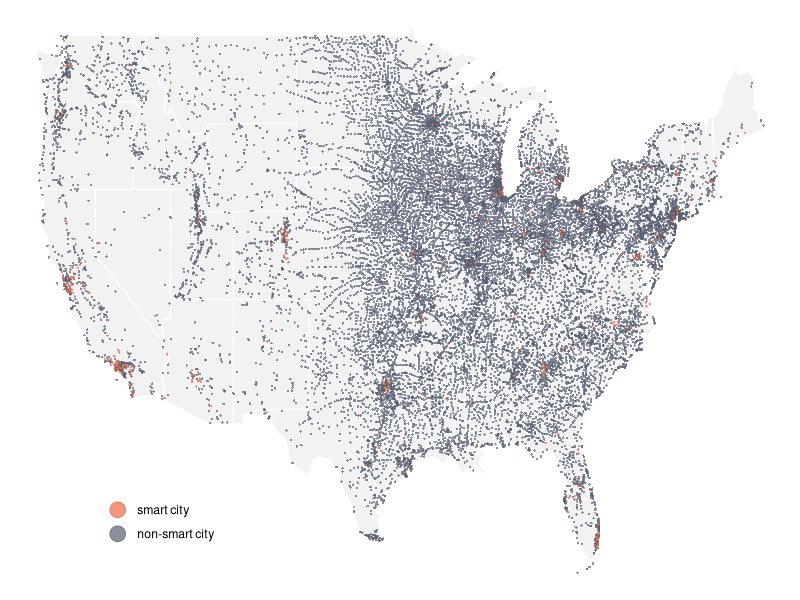
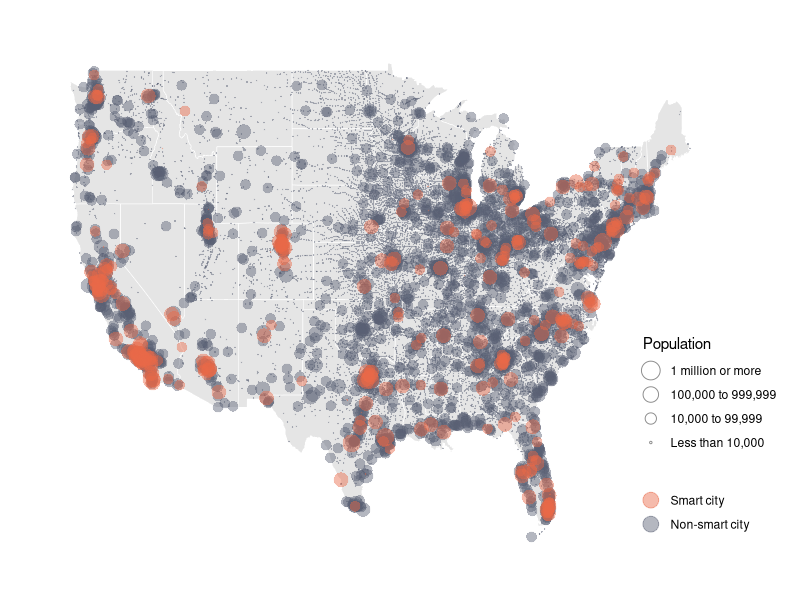

Write R code to recreate these figures, in order.
## ---- chunk 1
options(scipen=16)
library(tidyverse)
## ---- chunk 2
df <- read_csv("data/smart_cities20240110.csv")
## ---- chunk 3
# total number of smart cities
sum(df$smart)
## ---- chunk 4
# summarize by state
df %>% group_by(State) %>% summarise(muni_count=n(), smart_count=sum(smart), smart_den=smart_count/muni_count*100) %>% arrange(smart_count)
## ---- chunk 5
# summarize by population
df <- df %>% mutate(pop_size=case_when(POP20>=1000000 ~ 4, POP20<1000000&POP20>=100000 ~3, POP20<100000&POP20>= 10000 ~2, POP20<10000 ~1))
df %>% group_by(pop_size) %>% summarise(muni_count=n(), smart_count=sum(smart), smart_den=smart_count/muni_count*100)
## ---- chunk 6
map_df <- df %>% filter(State!="AK") %>% filter(State!="HI") %>% arrange(smart) # to make smart cities pop up in map
## ---- chunk 7
#mycolor <- c("#596174","#d32d41" )
#mycolor <- c("#1c4e80","#d32d41" )
mycolor <- c("#596174","#ea6a47" )
states <- map_data("state")
## ---- chunk 8
ggplot() + 
  geom_polygon(data = states, aes(x=long, y = lat, group = group), linewidth=0.4 ,color ="white",fill = 'gray95') + 
  geom_point(data = map_df,  aes(x = INTPTLON, y = INTPTLAT, stroke =0,  color=as.factor(smart)), size=0.8, alpha = 0.7) + 
  theme_void() +
  xlab('') + ylab('') +
  scale_color_manual(name="", labels=c("1"="smart city", "0"="non-smart city"), values = mycolor)+
  theme(panel.grid.major = element_blank(), panel.grid.minor = element_blank(), legend.position = c(0.2, 0.15))+
  guides(color=guide_legend(reverse=T, override.aes = list(size = 5)))
## ---- chunk 9
ggplot() + 
  geom_polygon(data = states, aes(x=long, y = lat, group = group), linewidth=0.2,color ="white",fill = 'gray90') + 
  geom_point(data = map_df,  aes(x = INTPTLON, y = INTPTLAT, stroke=0.05, color=as.factor(smart),size=as.factor(pop_size)), alpha = 0.45) + 
  theme_void() +
  xlab('') + ylab('') +
  scale_size_ordinal(name=" Population", range=c(0.5,6), 
                      labels=c("4"="1 million or more" ,"3"= "100,000 to 999,999", "2"="10,000 to 99,999", "1"="Less than 10,000"), )+
  scale_color_manual(name=" ", labels=c("1"="Smart city", "0"="Non-smart city"), values = mycolor)+
  theme(panel.grid.major = element_blank(), panel.grid.minor = element_blank(), legend.position = c(0.98 , 0.24))+
  theme(plot.margin = unit(c(1,2,1,1), "cm"))+
  guides(size = guide_legend(reverse=T, override.aes = list(shape=1)), color=guide_legend(reverse=T, override.aes = list(size = 5)))
#ggsave("map.png")
